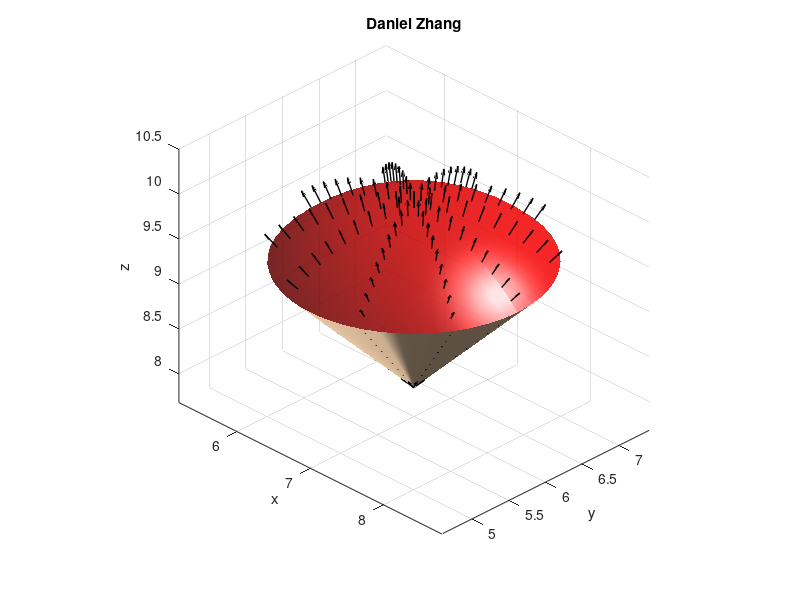
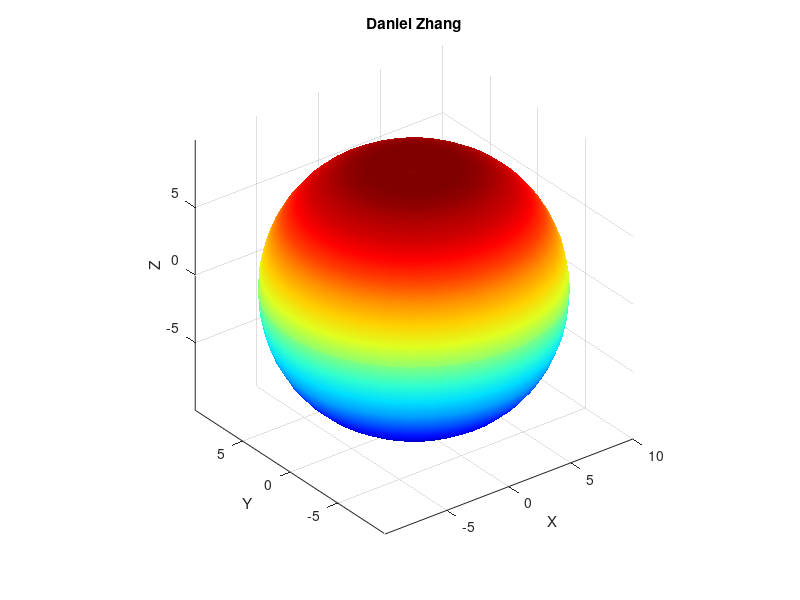
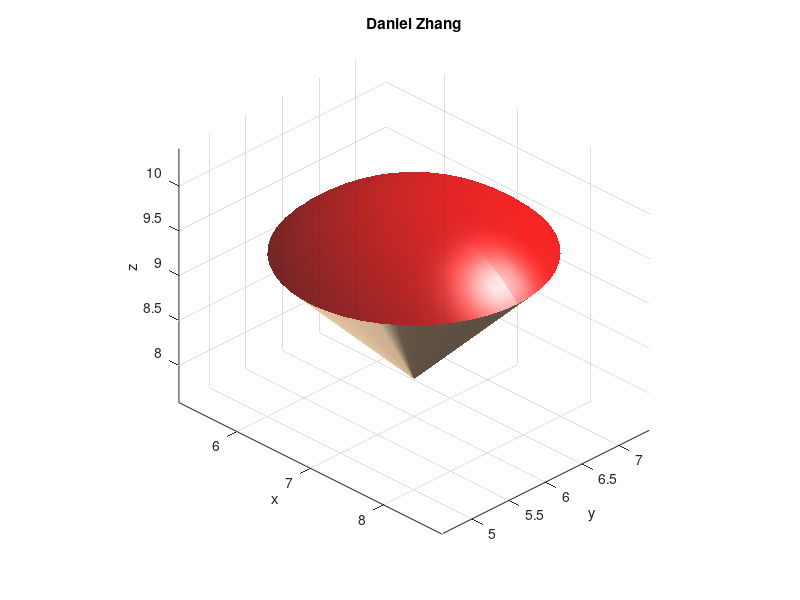

Write MATLAB code to recreate these figures, in order.
u = linspace(0, 2*pi, 40);
v = linspace(0, 2*pi, 40);
[U, V] = meshgrid(u, v);
X = (2 + 8*cos(V)) .* cos(U);
Y = (2 + 8*cos(V)) .* sin(U);
Z = 9*sin(V);
figure;
surf(X, Y, Z);
shading interp; colormap jet; xlabel('X'); ylabel('Y'); zlabel('Z');
title('Daniel Zhang'); axis equal;

f = @(v) abs(2 + 8*cos(v)) .* sqrt(81*cos(v).^2 + 64*sin(v).^2);
I = integral(f, 0, 2*pi);
SurfaceArea = 2*pi * I;
fprintf('Surface area: %f\n', SurfaceArea);

y_top = @(x) 9 + sqrt(2*(1 - ((x-6).^2)/4));
y_lower_left = @(x) -2*x + 17;
y_lower_right = @(x) 2*x - 7;
integrand = @(x, y) x + y;
I_left = integral(@(x) arrayfun(@(x_val) integral(@(y) integrand(x_val, y), y_lower_left(x_val), y_top(x_val)), x), 4, 6);
I_right = integral(@(x) arrayfun(@(x_val) integral(@(y) integrand(x_val, y), y_lower_right(x_val), y_top(x_val)), x), 6, 8);
I_total = I_left + I_right;
fprintf('Double integral: %f\n', I_total);

f1 = @(t) ( -((9 - 4*t).^2)/2 .* 2 ) + ( ((4 + 2*t).^2)/2 .* (-4) );
I_C1 = integral(f1, 0, 1);
f2 = @(t) ( -((5 + 4*t).^2)/2 .* 2 ) + ( ((6 + 2*t).^2)/2 .* 4 );
I_C2 = integral(f2, 0, 1);
f3 = @(t) ( -((9 + sqrt(2)*sin(t)).^2)/2 .* (-2*sin(t)) ) + ( ((6 + 2*cos(t)).^2)/2 .* (sqrt(2)*cos(t)) );
I_C3 = integral(f3, 0, pi);
fprintf('I_C1: %f\nI_C2: %f\nI_C3: %f\n', I_C1, I_C2, I_C3);
fprintf('%f, %f, %f\n', I_C1, I_C2, I_C3);

phi = linspace(0, pi/4, 50);
theta = linspace(0, 2*pi, 50);
[Phi, Theta] = meshgrid(phi, theta);
X_sphere = 7 + 2*sin(Phi).*cos(Theta);
Y_sphere = 6 + 2*sin(Phi).*sin(Theta);
Z_sphere = 8 + 2*cos(Phi);
r = linspace(0, sqrt(2), 50);
theta2 = linspace(0, 2*pi, 50);
[R, Theta2] = meshgrid(r, theta2);
X_cone = 7 + R.*cos(Theta2);
Y_cone = 6 + R.*sin(Theta2);
Z_cone = 8 + R;
figure;
hold on;
surf(X_sphere, Y_sphere, Z_sphere, 'FaceColor', 'r', 'FaceAlpha', 0.85, 'EdgeColor', 'none');
surf(X_cone, Y_cone, Z_cone, 'FaceColor', [1 0.85 0.7], 'FaceAlpha', 0.95, 'EdgeColor', 'none');
camlight; lighting gouraud; xlabel('x'); ylabel('y'); zlabel('z');
axis equal; grid on; view(45,30);
title('Daniel Zhang'); hold off;

phi = linspace(0, pi/4, 50);
theta = linspace(0, 2*pi, 50);
[Phi, Theta] = meshgrid(phi, theta);
X_sphere = 7 + 2*sin(Phi).*cos(Theta);
Y_sphere = 6 + 2*sin(Phi).*sin(Theta);
Z_sphere = 8 + 2*cos(Phi);
Nx_sphere = (X_sphere - 7) / 2;
Ny_sphere = (Y_sphere - 6) / 2;
Nz_sphere = (Z_sphere - 8) / 2;
r = linspace(0, sqrt(2), 50);
theta2 = linspace(0, 2*pi, 50);
[R, Theta2] = meshgrid(r, theta2);
X_cone = 7 + R.*cos(Theta2);
Y_cone = 6 + R.*sin(Theta2);
Z_cone = 8 + R;
Nx_cone = -cos(Theta2) / sqrt(2);
Ny_cone = -sin(Theta2) / sqrt(2);
Nz_cone = ones(size(Theta2)) / sqrt(2);
figure;
hold on;
surf(X_sphere, Y_sphere, Z_sphere, 'FaceColor', 'r', 'FaceAlpha', 0.85, 'EdgeColor', 'none');
surf(X_cone, Y_cone, Z_cone, 'FaceColor', [1 0.85 0.7], 'FaceAlpha', 0.95, 'EdgeColor', 'none');
skip = 5;
quiver3(X_sphere(1:skip:end,1:skip:end), Y_sphere(1:skip:end,1:skip:end), Z_sphere(1:skip:end,1:skip:end), ...
    Nx_sphere(1:skip:end,1:skip:end), Ny_sphere(1:skip:end,1:skip:end), Nz_sphere(1:skip:end,1:skip:end), 0.5, 'k', 'LineWidth', 1);
quiver3(X_cone(1:skip:end,1:skip:end), Y_cone(1:skip:end,1:skip:end), Z_cone(1:skip:end,1:skip:end), ...
    Nx_cone(1:skip:end,1:skip:end), Ny_cone(1:skip:end,1:skip:end), Nz_cone(1:skip:end,1:skip:end), 0.5, 'k', 'LineWidth', 1);
camlight; lighting gouraud; xlabel('x'); ylabel('y'); zlabel('z');
axis equal; grid on; view(45,30); title('Daniel Zhang'); hold off;
saveas(gcf, 'Johnny_Good_IceCreamCone_Normals.png');
